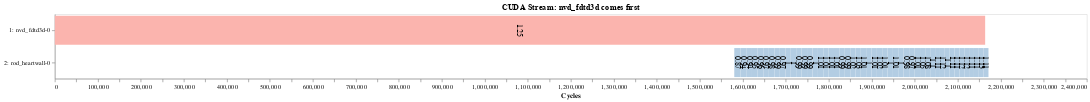
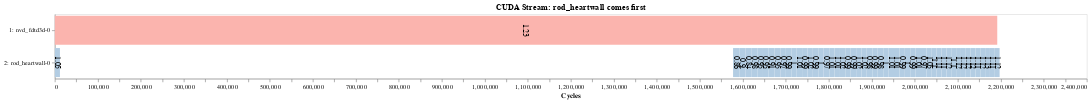
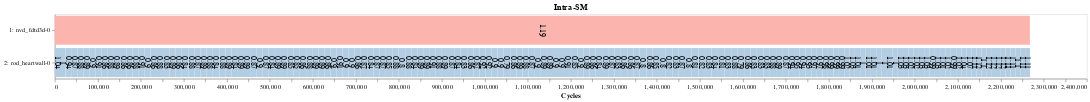

Write notebook code for charts like these, in order.
### Code cell
apps = ['nvd_fdtd3d-0', 'rod_heartwall-0']
pair_str = 'nvd_fdtd3d-0-rod_heartwall-0'

width=1600
xlim = 2300000

gen_altair.draw_timeline_from_console(pair_str, 's1.txt', title="CUDA Stream: nvd_fdtd3d comes first", width=width, xmax=xlim).display()

gen_altair.draw_timeline_from_console(pair_str, 's2.txt', title="CUDA Stream: rod_heartwall comes first", width=width, xmax=xlim).display()
print("nvd_fdtd3d-0: 1 CTAs/SM => 62.5% registers, 25% thread slots, 4% shared mem, 3% TB slots => 3.6 TB waves")
print("rod_heartwall-0: 1 CTAs/SM => 17% registers, 12.5% thread slots, 12% shared mem, 3% TB slots => 0.63 TB waves")

gen_altair.draw_timeline_from_console(pair_str, 'intra.txt', title="Intra-SM", width=width, xmax=xlim).display()
print("nvd_fdtd3d-0: 1 CTAs/SM")
print("rod_heartwall-0: 1 CTAs/SM")

### Figure 1 — Vega-Lite specification as saved in the notebook (floating-point values rounded to 4 significant figures)
{"config": {"view": {"continuousWidth": 400, "continuousHeight": 300}, "axis": {"grid": false}, "header": {"titleColor": "black", "titleFontSize": 14}}, "layer": [{"mark": "bar", "encoding": {"color": {"type": "nominal", "field": "kernel", "legend": null, "scale": {"scheme": "pastel1"}}, "x": {"type": "quantitative", "field": "start", "scale": {"domain": [0, 2300000]}, "title": "Cycles"}, "x2": {"field": "end"}, "y": {"type": "nominal", "field": "stream", "sort": null}}, "height": 100, "title": "CUDA Stream: nvd_fdtd3d comes first", "width": 1600}, {"mark": {"type": "text", "align": "center", "angle": 90, "baseline": "middle", "color": "black", "fontSize": 12}, "encoding": {"text": {"type": "quantitative", "field": "norm"}, "x": {"type": "quantitative", "field": "position"}, "y": {"type": "nominal", "field": "stream", "sort": "ascending", "title": null}}}], "data": {"name": "data-ffe84ec1216a9e767e6823554b947c5f"}, "$schema": "https://vega.github.io/schema/vega-lite/v4.8.1.json", "datasets": {"data-ffe84ec1216a9e767e6823554b947c5f": [{"end": 1594571, "kernel": "_Z6kernelv", "norm": 0.87, "position": 1587000.0, "start": 1580110, "stream": "2: rod_heartwall-0"}, {"end": 1607893, "kernel": "_Z6kernelv", "norm": 0.94, "position": 1601000.0, "start": 1594577, "stream": "2: rod_heartwall-0"}, {"end": 1621261, "kernel": "_Z6kernelv", "norm": 0.94, "position": 1615000.0, "start": 1607898, "stream": "2: rod_heartwall-0"}, {"end": 1634435, "kernel": "_Z6kernelv", "norm": 0.95, "position": 1628000.0, "start": 1621266, "stream": "2: rod_heartwall-0"}, {"end": 1647583, "kernel": "_Z6kernelv", "norm": 0.96, "position": 1641000.0, "start": 1634441, "stream": "2: rod_heartwall-0"}, {"end": 1660523, "kernel": "_Z6kernelv", "norm": 0.97, "position": 1654000.0, "start": 1647589, "stream": "2: rod_heartwall-0"}, {"end": 1673390, "kernel": "_Z6kernelv", "norm": 0.98, "position": 1667000.0, "start": 1660529, "stream": "2: rod_heartwall-0"}, {"end": 1686023, "kernel": "_Z6kernelv", "norm": 0.99, "position": 1680000.0, "start": 1673396, "stream": "2: rod_heartwall-0"}, {"end": 1698930, "kernel": "_Z6kernelv", "norm": 0.97, "position": 1692000.0, "start": 1686028, "stream": "2: rod_heartwall-0"}, {"end": 1711466, "kernel": "_Z6kernelv", "norm": 1.0, "position": 1705000.0, "start": 1698936, "stream": "2: rod_heartwall-0"}, {"end": 1724044, "kernel": "_Z6kernelv", "norm": 1.0, "position": 1718000.0, "start": 1711471, "stream": "2: rod_heartwall-0"}, {"end": 1736710, "kernel": "_Z6kernelv", "norm": 0.99, "position": 1730000.0, "start": 1724050, "stream": "2: rod_heartwall-0"}, {"end": 1749357, "kernel": "_Z6kernelv", "norm": 0.99, "position": 1743000.0, "start": 1736715, "stream": "2: rod_heartwall-0"}, {"end": 1762080, "kernel": "_Z6kernelv", "norm": 0.99, "position": 1756000.0, "start": 1749363, "stream": "2: rod_heartwall-0"}, {"end": 1774626, "kernel": "_Z6kernelv", "norm": 1.0, "position": 1768000.0, "start": 1762086, "stream": "2: rod_heartwall-0"}, {"end": 1787091, "kernel": "_Z6kernelv", "norm": 1.01, "position": 1781000.0, "start": 1774632, "stream": "2: rod_heartwall-0"}, {"end": 1799537, "kernel": "_Z6kernelv", "norm": 1.01, "position": 1793000.0, "start": 1787098, "stream": "2: rod_heartwall-0"}, {"end": 1811975, "kernel": "_Z6kernelv", "norm": 1.01, "position": 1806000.0, "start": 1799543, "stream": "2: rod_heartwall-0"}, {"end": 1824399, "kernel": "_Z6kernelv", "norm": 1.01, "position": 1818000.0, "start": 1811982, "stream": "2: rod_heartwall-0"}, {"end": 1837125, "kernel": "_Z6kernelv", "norm": 0.99, "position": 1831000.0, "start": 1824405, "stream": "2: rod_heartwall-0"}, {"end": 1849819, "kernel": "_Z6kernelv", "norm": 0.99, "position": 1843000.0, "start": 1837131, "stream": "2: rod_heartwall-0"}, {"end": 1862154, "kernel": "_Z6kernelv", "norm": 1.02, "position": 1856000.0, "start": 1849824, "stream": "2: rod_heartwall-0"}, {"end": 1874335, "kernel": "_Z6kernelv", "norm": 1.03, "position": 1868000.0, "start": 1862160, "stream": "2: rod_heartwall-0"}, {"end": 1886758, "kernel": "_Z6kernelv", "norm": 1.01, "position": 1881000.0, "start": 1874341, "stream": "2: rod_heartwall-0"}, {"end": 1899362, "kernel": "_Z6kernelv", "norm": 1.0, "position": 1893000.0, "start": 1886763, "stream": "2: rod_heartwall-0"}, {"end": 1911774, "kernel": "_Z6kernelv", "norm": 1.01, "position": 1906000.0, "start": 1899369, "stream": "2: rod_heartwall-0"}, {"end": 1924128, "kernel": "_Z6kernelv", "norm": 1.02, "position": 1918000.0, "start": 1911781, "stream": "2: rod_heartwall-0"}, {"end": 1936525, "kernel": "_Z6kernelv", "norm": 1.01, "position": 1930000.0, "start": 1924135, "stream": "2: rod_heartwall-0"}, {"end": 1949024, "kernel": "_Z6kernelv", "norm": 1.0, "position": 1943000.0, "start": 1936530, "stream": "2: rod_heartwall-0"}, {"end": 1961401, "kernel": "_Z6kernelv", "norm": 1.01, "position": 1955000.0, "start": 1949030, "stream": "2: rod_heartwall-0"}, {"end": 1973973, "kernel": "_Z6kernelv", "norm": 1.0, "position": 1968000.0, "start": 1961407, "stream": "2: rod_heartwall-0"}, {"end": 1986780, "kernel": "_Z6kernelv", "norm": 0.98, "position": 1980000.0, "start": 1973979, "stream": "2: rod_heartwall-0"}, {"end": 1999758, "kernel": "_Z6kernelv", "norm": 0.97, "position": 1993000.0, "start": 1986786, "stream": "2: rod_heartwall-0"}, {"end": 2012145, "kernel": "_Z6kernelv", "norm": 1.01, "position": 2006000.0, "start": 1999765, "stream": "2: rod_heartwall-0"}, {"end": 2024092, "kernel": "_Z6kernelv", "norm": 1.05, "position": 2018000.0, "start": 2012152, "stream": "2: rod_heartwall-0"}, {"end": 2035706, "kernel": "_Z6kernelv", "norm": 1.08, "position": 2030000.0, "start": 2024099, "stream": "2: rod_heartwall-0"}, {"end": 2047119, "kernel": "_Z6kernelv", "norm": 1.1, "position": 2041000.0, "start": 2035714, "stream": "2: rod_heartwall-0"}, {"end": 2058432, "kernel": "_Z6kernelv", "norm": 1.11, "position": 2053000.0, "start": 2047131, "stream": "2: rod_heartwall-0"}, {"end": 2069641, "kernel": "_Z6kernelv", "norm": 1.12, "position": 2064000.0, "start": 2058443, "stream": "2: rod_heartwall-0"}, {"end": 2081101, "kernel": "_Z6kernelv", "norm": 1.1, "position": 2075000.0, "start": 2069656, "stream": "2: rod_heartwall-0"}, {"end": 2092445, "kernel": "_Z6kernelv", "norm": 1.11, "position": 2087000.0, "start": 2081126, "stream": "2: rod_heartwall-0"}, {"end": 2103742, "kernel": "_Z6kernelv", "norm": 1.11, "position": 2098000.0, "start": 2092456, "stream": "2: rod_heartwall-0"}, {"end": 2114999, "kernel": "_Z6kernelv", "norm": 1.12, "position": 2109000.0, "start": 2103758, "stream": "2: rod_heartwall-0"}, {"end": 2126186, "kernel": "_Z6kernelv", "norm": 1.12, "position": 2121000.0, "start": 2115004, "stream": "2: rod_heartwall-0"}, {"end": 2137490, "kernel": "_Z6kernelv", "norm": 1.11, "position": 2132000.0, "start": 2126201, "stream": "2: rod_heartwall-0"}, {"end": 2148839, "kernel": "_Z6kernelv", "norm": 1.11, "position": 2143000.0, "start": 2137526, "stream": "2: rod_heartwall-0"}, {"end": 2159979, "kernel": "_Z6kernelv", "norm": 1.13, "position": 2154000.0, "start": 2148857, "stream": "2: rod_heartwall-0"}, {"end": 2163575, "kernel": "_Z23FiniteDifferencesKernelPfPKfiii", "norm": 1.25, "position": 1082000.0, "start": 1, "stream": "1: nvd_fdtd3d-0"}, {"end": 2171290, "kernel": "_Z6kernelv", "norm": 1.11, "position": 2166000.0, "start": 2160000, "stream": "2: rod_heartwall-0"}]}}

### Figure 2 — Vega-Lite specification as saved in the notebook (floating-point values rounded to 4 significant figures)
{"config": {"view": {"continuousWidth": 400, "continuousHeight": 300}, "axis": {"grid": false}, "header": {"titleColor": "black", "titleFontSize": 14}}, "layer": [{"mark": "bar", "encoding": {"color": {"type": "nominal", "field": "kernel", "legend": null, "scale": {"scheme": "pastel1"}}, "x": {"type": "quantitative", "field": "start", "scale": {"domain": [0, 2300000]}, "title": "Cycles"}, "x2": {"field": "end"}, "y": {"type": "nominal", "field": "stream", "sort": null}}, "height": 100, "title": "CUDA Stream: rod_heartwall comes first", "width": 1600}, {"mark": {"type": "text", "align": "center", "angle": 90, "baseline": "middle", "color": "black", "fontSize": 12}, "encoding": {"text": {"type": "quantitative", "field": "norm"}, "x": {"type": "quantitative", "field": "position"}, "y": {"type": "nominal", "field": "stream", "sort": "ascending", "title": null}}}], "data": {"name": "data-5e628c9b081038728ac1a0bff11c4e0d"}, "$schema": "https://vega.github.io/schema/vega-lite/v4.8.1.json", "datasets": {"data-5e628c9b081038728ac1a0bff11c4e0d": [{"end": 11901, "kernel": "_Z6kernelv", "norm": 1.05, "position": 5951.0, "start": 1, "stream": "2: rod_heartwall-0"}, {"end": 1591847, "kernel": "_Z6kernelv", "norm": 0.86, "position": 1585000.0, "start": 1577296, "stream": "2: rod_heartwall-0"}, {"end": 1605870, "kernel": "_Z6kernelv", "norm": 0.9, "position": 1599000.0, "start": 1591852, "stream": "2: rod_heartwall-0"}, {"end": 1620797, "kernel": "_Z6kernelv", "norm": 0.84, "position": 1613000.0, "start": 1605875, "stream": "2: rod_heartwall-0"}, {"end": 1633667, "kernel": "_Z6kernelv", "norm": 0.98, "position": 1627000.0, "start": 1620802, "stream": "2: rod_heartwall-0"}, {"end": 1646847, "kernel": "_Z6kernelv", "norm": 0.95, "position": 1640000.0, "start": 1633673, "stream": "2: rod_heartwall-0"}, {"end": 1660121, "kernel": "_Z6kernelv", "norm": 0.95, "position": 1653000.0, "start": 1646853, "stream": "2: rod_heartwall-0"}, {"end": 1673997, "kernel": "_Z6kernelv", "norm": 0.91, "position": 1667000.0, "start": 1660127, "stream": "2: rod_heartwall-0"}, {"end": 1687176, "kernel": "_Z6kernelv", "norm": 0.95, "position": 1681000.0, "start": 1674003, "stream": "2: rod_heartwall-0"}, {"end": 1700087, "kernel": "_Z6kernelv", "norm": 0.97, "position": 1694000.0, "start": 1687182, "stream": "2: rod_heartwall-0"}, {"end": 1712732, "kernel": "_Z6kernelv", "norm": 0.99, "position": 1706000.0, "start": 1700092, "stream": "2: rod_heartwall-0"}, {"end": 1725348, "kernel": "_Z6kernelv", "norm": 1.0, "position": 1719000.0, "start": 1712738, "stream": "2: rod_heartwall-0"}, {"end": 1737800, "kernel": "_Z6kernelv", "norm": 1.01, "position": 1732000.0, "start": 1725354, "stream": "2: rod_heartwall-0"}, {"end": 1750455, "kernel": "_Z6kernelv", "norm": 0.99, "position": 1744000.0, "start": 1737806, "stream": "2: rod_heartwall-0"}, {"end": 1762820, "kernel": "_Z6kernelv", "norm": 1.02, "position": 1757000.0, "start": 1750461, "stream": "2: rod_heartwall-0"}, {"end": 1775446, "kernel": "_Z6kernelv", "norm": 0.99, "position": 1769000.0, "start": 1762827, "stream": "2: rod_heartwall-0"}, {"end": 1788058, "kernel": "_Z6kernelv", "norm": 1.0, "position": 1782000.0, "start": 1775452, "stream": "2: rod_heartwall-0"}, {"end": 1801006, "kernel": "_Z6kernelv", "norm": 0.97, "position": 1795000.0, "start": 1788064, "stream": "2: rod_heartwall-0"}, {"end": 1813450, "kernel": "_Z6kernelv", "norm": 1.01, "position": 1807000.0, "start": 1801011, "stream": "2: rod_heartwall-0"}, {"end": 1825877, "kernel": "_Z6kernelv", "norm": 1.01, "position": 1820000.0, "start": 1813456, "stream": "2: rod_heartwall-0"}, {"end": 1838158, "kernel": "_Z6kernelv", "norm": 1.02, "position": 1832000.0, "start": 1825882, "stream": "2: rod_heartwall-0"}, {"end": 1850900, "kernel": "_Z6kernelv", "norm": 0.99, "position": 1845000.0, "start": 1838164, "stream": "2: rod_heartwall-0"}, {"end": 1863528, "kernel": "_Z6kernelv", "norm": 0.99, "position": 1857000.0, "start": 1850906, "stream": "2: rod_heartwall-0"}, {"end": 1875839, "kernel": "_Z6kernelv", "norm": 1.02, "position": 1870000.0, "start": 1863534, "stream": "2: rod_heartwall-0"}, {"end": 1888206, "kernel": "_Z6kernelv", "norm": 1.02, "position": 1882000.0, "start": 1875846, "stream": "2: rod_heartwall-0"}, {"end": 1901043, "kernel": "_Z6kernelv", "norm": 0.98, "position": 1895000.0, "start": 1888211, "stream": "2: rod_heartwall-0"}, {"end": 1913709, "kernel": "_Z6kernelv", "norm": 0.99, "position": 1907000.0, "start": 1901049, "stream": "2: rod_heartwall-0"}, {"end": 1926532, "kernel": "_Z6kernelv", "norm": 0.98, "position": 1920000.0, "start": 1913715, "stream": "2: rod_heartwall-0"}, {"end": 1939114, "kernel": "_Z6kernelv", "norm": 1.0, "position": 1933000.0, "start": 1926538, "stream": "2: rod_heartwall-0"}, {"end": 1951597, "kernel": "_Z6kernelv", "norm": 1.01, "position": 1945000.0, "start": 1939121, "stream": "2: rod_heartwall-0"}, {"end": 1964062, "kernel": "_Z6kernelv", "norm": 1.01, "position": 1958000.0, "start": 1951604, "stream": "2: rod_heartwall-0"}, {"end": 1976795, "kernel": "_Z6kernelv", "norm": 0.99, "position": 1970000.0, "start": 1964067, "stream": "2: rod_heartwall-0"}, {"end": 1989294, "kernel": "_Z6kernelv", "norm": 1.0, "position": 1983000.0, "start": 1976801, "stream": "2: rod_heartwall-0"}, {"end": 2001940, "kernel": "_Z6kernelv", "norm": 0.99, "position": 1996000.0, "start": 1989301, "stream": "2: rod_heartwall-0"}, {"end": 2014401, "kernel": "_Z6kernelv", "norm": 1.01, "position": 2008000.0, "start": 2001946, "stream": "2: rod_heartwall-0"}, {"end": 2027326, "kernel": "_Z6kernelv", "norm": 0.97, "position": 2021000.0, "start": 2014408, "stream": "2: rod_heartwall-0"}, {"end": 2039320, "kernel": "_Z6kernelv", "norm": 1.05, "position": 2033000.0, "start": 2027334, "stream": "2: rod_heartwall-0"}, {"end": 2050752, "kernel": "_Z6kernelv", "norm": 1.1, "position": 2045000.0, "start": 2039328, "stream": "2: rod_heartwall-0"}, {"end": 2062033, "kernel": "_Z6kernelv", "norm": 1.11, "position": 2056000.0, "start": 2050762, "stream": "2: rod_heartwall-0"}, {"end": 2073394, "kernel": "_Z6kernelv", "norm": 1.11, "position": 2068000.0, "start": 2062045, "stream": "2: rod_heartwall-0"}, {"end": 2084645, "kernel": "_Z6kernelv", "norm": 1.12, "position": 2079000.0, "start": 2073405, "stream": "2: rod_heartwall-0"}, {"end": 2096042, "kernel": "_Z6kernelv", "norm": 1.1, "position": 2090000.0, "start": 2084660, "stream": "2: rod_heartwall-0"}, {"end": 2107254, "kernel": "_Z6kernelv", "norm": 1.12, "position": 2102000.0, "start": 2096061, "stream": "2: rod_heartwall-0"}, {"end": 2118447, "kernel": "_Z6kernelv", "norm": 1.12, "position": 2113000.0, "start": 2107272, "stream": "2: rod_heartwall-0"}, {"end": 2129698, "kernel": "_Z6kernelv", "norm": 1.12, "position": 2124000.0, "start": 2118460, "stream": "2: rod_heartwall-0"}, {"end": 2140927, "kernel": "_Z6kernelv", "norm": 1.12, "position": 2135000.0, "start": 2129722, "stream": "2: rod_heartwall-0"}, {"end": 2152261, "kernel": "_Z6kernelv", "norm": 1.11, "position": 2147000.0, "start": 2140947, "stream": "2: rod_heartwall-0"}, {"end": 2163502, "kernel": "_Z6kernelv", "norm": 1.12, "position": 2158000.0, "start": 2152286, "stream": "2: rod_heartwall-0"}, {"end": 2174663, "kernel": "_Z6kernelv", "norm": 1.13, "position": 2169000.0, "start": 2163525, "stream": "2: rod_heartwall-0"}, {"end": 2185981, "kernel": "_Z6kernelv", "norm": 1.11, "position": 2180000.0, "start": 2174685, "stream": "2: rod_heartwall-0"}, {"end": 2191688, "kernel": "_Z23FiniteDifferencesKernelPfPKfiii", "norm": 1.23, "position": 1096000.0, "start": 11, "stream": "1: nvd_fdtd3d-0"}, {"end": 2197194, "kernel": "_Z6kernelv", "norm": 1.12, "position": 2192000.0, "start": 2186005, "stream": "2: rod_heartwall-0"}]}}

### Figure 3 — Vega-Lite specification as saved in the notebook (floating-point values rounded to 4 significant figures; data arrays with more than 128 entries replaced by an {"elided": "..."} marker saying what was removed)
{"config": {"view": {"continuousWidth": 400, "continuousHeight": 300}, "axis": {"grid": false}, "header": {"titleColor": "black", "titleFontSize": 14}}, "layer": [{"mark": "bar", "encoding": {"color": {"type": "nominal", "field": "kernel", "legend": null, "scale": {"scheme": "pastel1"}}, "x": {"type": "quantitative", "field": "start", "scale": {"domain": [0, 2300000]}, "title": "Cycles"}, "x2": {"field": "end"}, "y": {"type": "nominal", "field": "stream", "sort": null}}, "height": 100, "title": "Intra-SM", "width": 1600}, {"mark": {"type": "text", "align": "center", "angle": 90, "baseline": "middle", "color": "black", "fontSize": 12}, "encoding": {"text": {"type": "quantitative", "field": "norm"}, "x": {"type": "quantitative", "field": "position"}, "y": {"type": "nominal", "field": "stream", "sort": "ascending", "title": null}}}], "data": {"name": "data-5be4e25f106ec0b142bed957b87c5a3f"}, "$schema": "https://vega.github.io/schema/vega-lite/v4.8.1.json", "datasets": {"data-5be4e25f106ec0b142bed957b87c5a3f": {"elided": "165 records"}}}
